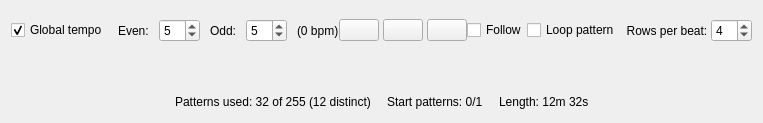
      <widget class="TrackTab" name="tabTrack">
       <property name="sizePolicy">
        <sizepolicy hsizetype="Preferred" vsizetype="Expanding">
         <horstretch>0</horstretch>
         <verstretch>0</verstretch>
        </sizepolicy>
       </property>
       <property name="focusPolicy">
        <enum>Qt::StrongFocus</enum>
       </property>
       <attribute name="title">
        <string>Track</string>
       </attribute>
       <layout class="QVBoxLayout" name="verticalLayout_4">
        <item>
         <widget class="QWidget" name="playButtonLayout" native="true">
          <property name="sizePolicy">
           <sizepolicy hsizetype="Preferred" vsizetype="Minimum">
            <horstretch>0</horstretch>
            <verstretch>0</verstretch>
           </sizepolicy>
          </property>
          <layout class="QHBoxLayout" name="horizontalLayout_5">
           <property name="spacing">
            <number>0</number>
           </property>
           <property name="leftMargin">
            <number>0</number>
           </property>
           <property name="topMargin">
            <number>8</number>
           </property>
           <property name="rightMargin">
            <number>0</number>
           </property>
           <property name="bottomMargin">
            <number>0</number>
           </property>
           <item alignment="Qt::AlignRight">
            <widget class="QWidget" name="widget_8" native="true">
             <layout class="QHBoxLayout" name="horizontalLayout_8">
              <property name="spacing">
               <number>10</number>
              </property>
              <property name="leftMargin">
               <number>0</number>
              </property>
              <property name="topMargin">
               <number>0</number>
              </property>
              <property name="rightMargin">
               <number>0</number>
              </property>
              <property name="bottomMargin">
               <number>0</number>
              </property>
              <item>
               <widget class="QCheckBox" name="checkBoxGlobalTempo">
                <property name="text">
                 <string>Global tempo</string>
                </property>
                <property name="checked">
                 <bool>true</bool>
                </property>
               </widget>
              </item>
              <item>
               <widget class="QLabel" name="labelEvenTempo">
                <property name="text">
                 <string>Even:</string>
                </property>
               </widget>
              </item>
              <item>
               <widget class="QSpinBox" name="spinBoxEvenTempo">
                <property name="minimum">
                 <number>1</number>
                </property>
                <property name="maximum">
                 <number>15</number>
                </property>
                <property name="value">
                 <number>5</number>
                </property>
               </widget>
              </item>
              <item>
               <widget class="QLabel" name="labelOddTempo">
                <property name="text">
                 <string>Odd:</string>
                </property>
               </widget>
              </item>
              <item>
               <widget class="QSpinBox" name="spinBoxOddTempo">
                <property name="minimum">
                 <number>1</number>
                </property>
                <property name="maximum">
                 <number>15</number>
                </property>
                <property name="value">
                 <number>5</number>
                </property>
               </widget>
              </item>
              <item>
               <widget class="QLabel" name="labelBPM">
                <property name="text">
                 <string>(0 bpm)</string>
                </property>
               </widget>
              </item>
             </layout>
            </widget>
           </item>
           <item alignment="Qt::AlignHCenter">
            <widget class="QWidget" name="widget_9" native="true">
             <layout class="QHBoxLayout" name="horizontalLayout_9">
              <property name="spacing">
               <number>4</number>
              </property>
              <property name="leftMargin">
               <number>0</number>
              </property>
              <property name="topMargin">
               <number>0</number>
              </property>
              <property name="rightMargin">
               <number>0</number>
              </property>
              <property name="bottomMargin">
               <number>0</number>
              </property>
              <item>
               <widget class="QPushButton" name="pushButtonStop">
                <property name="text">
                 <string/>
                </property>
                <property name="icon">
                 <iconset resource="main.qrc">
                  <normaloff>:/graphics/stop.png</normaloff>:/graphics/stop.png</iconset>
                </property>
                <property name="iconSize">
                 <size>
                  <width>10</width>
                  <height>10</height>
                 </size>
                </property>
               </widget>
              </item>
              <item>
               <widget class="QPushButton" name="pushButtonPlayFromStart">
                <property name="text">
                 <string/>
                </property>
                <property name="icon">
                 <iconset resource="main.qrc">
                  <normaloff>:/graphics/play_from_start.png</normaloff>:/graphics/play_from_start.png</iconset>
                </property>
                <property name="iconSize">
                 <size>
                  <width>10</width>
                  <height>10</height>
                 </size>
                </property>
               </widget>
              </item>
              <item>
               <widget class="QPushButton" name="pushButtonPlay">
                <property name="icon">
                 <iconset resource="main.qrc">
                  <normaloff>:/graphics/play.png</normaloff>:/graphics/play.png</iconset>
                </property>
                <property name="iconSize">
                 <size>
                  <width>10</width>
                  <height>10</height>
                 </size>
                </property>
               </widget>
              </item>
             </layout>
            </widget>
           </item>
           <item alignment="Qt::AlignLeft">
            <widget class="QWidget" name="widget_6" native="true">
             <layout class="QHBoxLayout" name="horizontalLayout_7">
              <property name="spacing">
               <number>0</number>
              </property>
              <property name="leftMargin">
               <number>0</number>
              </property>
              <property name="topMargin">
               <number>0</number>
              </property>
              <property name="rightMargin">
               <number>0</number>
              </property>
              <property name="bottomMargin">
               <number>0</number>
              </property>
              <item>
               <widget class="QCheckBox" name="checkBoxFollow">
                <property name="text">
                 <string>Follow</string>
                </property>
               </widget>
              </item>
              <item alignment="Qt::AlignRight">
               <widget class="QCheckBox" name="checkBoxLoop">
                <property name="text">
                 <string>Loop pattern</string>
                </property>
               </widget>
              </item>
              <item>
               <widget class="QLabel" name="label_8">
                <property name="text">
                 <string>  Rows per beat: </string>
                </property>
               </widget>
              </item>
              <item>
               <widget class="QSpinBox" name="spinBoxRowsPerBeat">
                <property name="minimum">
                 <number>2</number>
                </property>
                <property name="value">
                 <number>4</number>
                </property>
               </widget>
              </item>
             </layout>
            </widget>
           </item>
          </layout>
         </widget>
        </item>
        <item>
         <widget class="QWidget" name="widget_10" native="true">
          <property name="sizePolicy">
           <sizepolicy hsizetype="Preferred" vsizetype="Expanding">
            <horstretch>0</horstretch>
            <verstretch>0</verstretch>
           </sizepolicy>
          </property>
          <layout class="QHBoxLayout" name="horizontalLayout_10">
           <item>
            <spacer name="horizontalSpacer_5">
             <property name="orientation">
              <enum>Qt::Horizontal</enum>
             </property>
             <property name="sizeHint" stdset="0">
              <size>
               <width>40</width>
               <height>20</height>
              </size>
             </property>
            </spacer>
           </item>
           <item>
            <widget class="InstrumentSelector" name="trackInstrumentSelector" native="true">
             <property name="sizePolicy">
              <sizepolicy hsizetype="Expanding" vsizetype="Preferred">
               <horstretch>0</horstretch>
               <verstretch>0</verstretch>
              </sizepolicy>
             </property>
            </widget>
           </item>
           <item alignment="Qt::AlignHCenter">
            <widget class="PatternEditor" name="trackEditor" native="true">
             <property name="sizePolicy">
              <sizepolicy hsizetype="Preferred" vsizetype="Expanding">
               <horstretch>0</horstretch>
               <verstretch>0</verstretch>
              </sizepolicy>
             </property>
            </widget>
           </item>
           <item>
            <widget class="Timeline" name="trackTimeline" native="true">
             <property name="sizePolicy">
              <sizepolicy hsizetype="Preferred" vsizetype="Expanding">
               <horstretch>0</horstretch>
               <verstretch>0</verstretch>
              </sizepolicy>
             </property>
            </widget>
           </item>
           <item>
            <spacer name="horizontalSpacer_8">
             <property name="orientation">
              <enum>Qt::Horizontal</enum>
             </property>
             <property name="sizeHint" stdset="0">
              <size>
               <width>40</width>
               <height>20</height>
              </size>
             </property>
            </spacer>
           </item>
          </layout>
         </widget>
        </item>
        <item>
         <widget class="QWidget" name="widget_5" native="true">
          <property name="sizePolicy">
           <sizepolicy hsizetype="Preferred" vsizetype="Minimum">
            <horstretch>0</horstretch>
            <verstretch>0</verstretch>
           </sizepolicy>
          </property>
          <layout class="QHBoxLayout" name="horizontalLayout_6">
           <property name="spacing">
            <number>16</number>
           </property>
           <property name="leftMargin">
            <number>0</number>
           </property>
           <property name="topMargin">
            <number>0</number>
           </property>
           <property name="rightMargin">
            <number>0</number>
           </property>
           <property name="bottomMargin">
            <number>0</number>
           </property>
           <item>
            <spacer name="horizontalSpacer_7">
             <property name="orientation">
              <enum>Qt::Horizontal</enum>
             </property>
             <property name="sizeHint" stdset="0">
              <size>
               <width>40</width>
               <height>20</height>
              </size>
             </property>
            </spacer>
           </item>
           <item>
            <widget class="QLabel" name="labelPatternsUsed">
             <property name="text">
              <string>Patterns used: 32 of 255 (12 distinct)</string>
             </property>
            </widget>
           </item>
           <item>
            <widget class="QLabel" name="labelStartPatterns">
             <property name="text">
              <string>Start patterns: 0/1</string>
             </property>
            </widget>
           </item>
           <item>
            <widget class="QLabel" name="labelTotalLength">
             <property name="text">
              <string>Length: 12m 32s</string>
             </property>
            </widget>
           </item>
           <item>
            <spacer name="horizontalSpacer_6">
             <property name="orientation">
              <enum>Qt::Horizontal</enum>
             </property>
             <property name="sizeHint" stdset="0">
              <size>
               <width>40</width>
               <height>20</height>
              </size>
             </property>
            </spacer>
           </item>
          </layout>
         </widget>
        </item>
       </layout>
      </widget>
